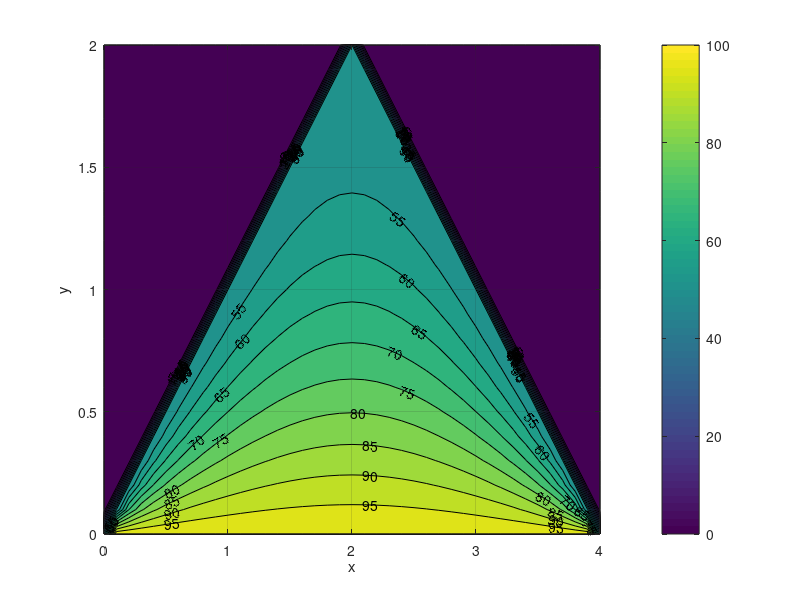

Source code (MATLAB):
clc
clear all
close all

Lx = 4;
Ly = 2;
M = 41;
N = 21;
u = zeros(M,N);
u(:,1) = 100;
for i = 1:21
   u(i,i) = 50;     u(20+i,22-i) = 50; 
end
h = Lx/(M-1);
tol = 0.0001;
err = 1;
while err > tol
    uprev = u;
    for i = 2:21
        for j = 2:N-(22-i)
            u(i,j) = 0.25*(u(i,j-1)+u(i,j+1)+u(i-1,j)+u(i+1,j));
        end
    end
    for i = 22:M-1
        for j = 2:N-(i-20)
            u(i,j) = 0.25*(u(i,j-1)+u(i,j+1)+u(i-1,j)+u(i+1,j));
        end
    end
    err = norm(u-uprev);
    uprev = u;
end
u;
Uphysical = u';
Uphysical = Uphysical(end:-1:1,:);
figure(1)
[X,Y] = meshgrid(0:h:Lx,Ly:-h:0);
[p,q] = contourf(X,Y,Uphysical,[0:5:100]);
grid on, clabel(p,q), colorbar, xlabel('x'), ylabel('y')

u(21,11)
